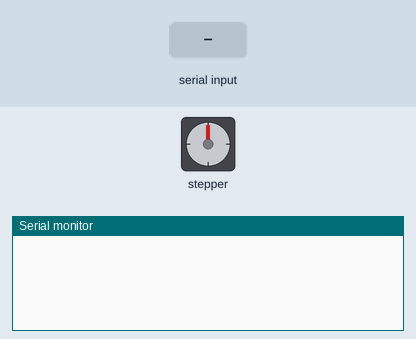
Bench run of a sketch on a simulated Arduino Uno, built with avr-gcc and run on an emulated ATmega328P. Parts: stepper motor, the last lines printed to the serial monitor. Wiring (inferred from the names in the program): stepper motor driver (200 steps per turn assumed): step pin 4; direction pin 5; enable pin 3. The test bench sets the inputs (shaded band).

Above: at 3.2 s.
3.3 s: "RQen" received over Serial
At 4.0 s:
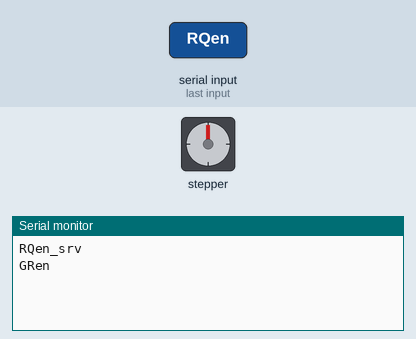
4.8 s: "RQstp" received over Serial
At 6.1 s:
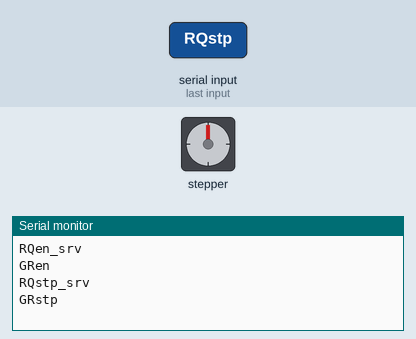
6.4 s: "RQdis" received over Serial
At 7.1 s:
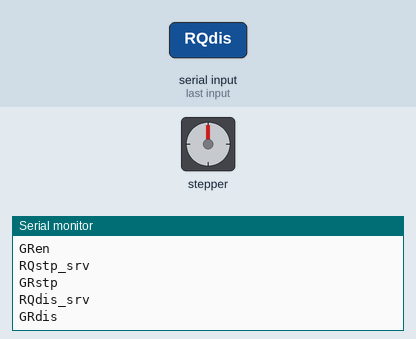

The sketch:

motor_driver_v0_02.ino
```cpp
#define SPEED 8 // Delay between steps in ms

int pin_dir    = 5;
int pin_step   = 4;
int pin_enable = 3;

String sp_read()
{
  String line = "";
  while (Serial.available() > 0)
  {
    line = line + char(Serial.read());
    //Add this delay to ensure that all the values are read
    delay(10);
  }
  return line;
}

// Disable if the user forgets
int alarm = 0;

void setup()
{
  pinMode (pin_step,   OUTPUT);
  pinMode (pin_enable, OUTPUT);
  pinMode (pin_dir,    OUTPUT);

  digitalWrite(pin_step,   LOW);
  digitalWrite(pin_enable, LOW);
  digitalWrite(pin_dir,    LOW);

  Serial.begin(9600);
  delay(2000);
}

void loop()
{
  String msg = sp_read();

  if(msg.indexOf("RQen") >= 0)
  {
	Serial.println("RQen_srv");
    digitalWrite(pin_enable, HIGH);
    delay(50);
    Serial.println("GRen");
    alarm = 1;
  }

  if(msg.indexOf("RQstp") >= 0)
  {
	Serial.println("RQstp_srv");
    msg = msg.substring(5);
    int steps = msg.toInt();
    for(int i = 0 ; i < steps ; i++)
    {
//      delayMicroseconds(SPEED*1000/128);
      delayMicroseconds(10);
      digitalWrite(pin_step, HIGH);
//      delayMicroseconds(SPEED*1000/128);
      delayMicroseconds(10);
      digitalWrite(pin_step, LOW);
      delay(SPEED);
    }
    alarm = 1; //Si hay actividad la alarma se resetea
    Serial.println("GRstp");
  }

  if(msg.indexOf("RQdis") >= 0 || alarm > 600) // 1 min
  {
	Serial.println("RQdis_srv");
    digitalWrite(pin_enable, LOW);
    Serial.println("GRdis");
    delay(50);
    alarm = 0;
  }

  delay(100);
  if( alarm > 0 )
  {
    alarm++;
  }
}
```

Measured:
- after the input at 3.3 s, the serial monitor: prints a new line at once (image 1)
- after the input at 4.8 s, the serial monitor: prints a new line after 0.15 s (image 2)
- after the input at 6.4 s, the serial monitor: prints a new line after 0.10 s (image 3)
